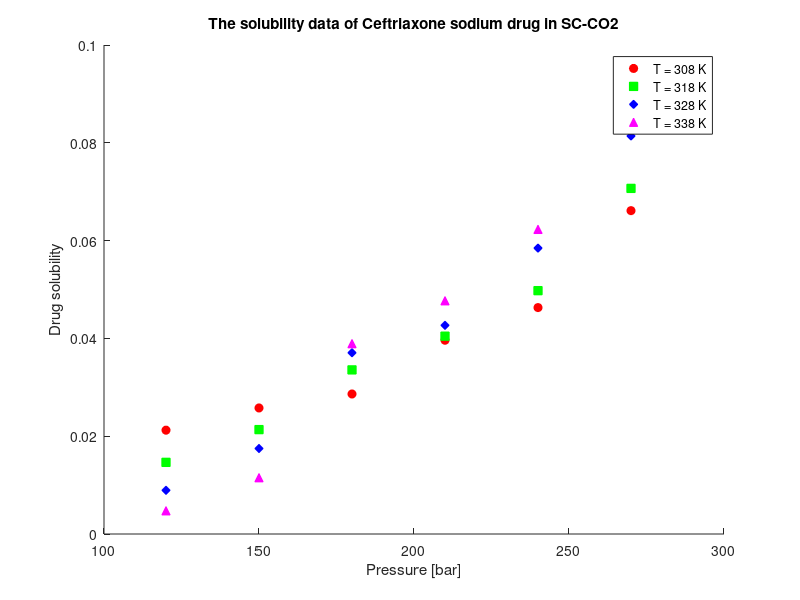

The MATLAB source for this figure:
T_c = 253;
Mw_drug = 598.5;
Mw_CO2 = 44.01;

P = [120 150 180 210 240 270];                      % Pressure [bar]

rho_CO2 =   [769 817 849 875 896 914;
            661 744 791 824 851 872;
            509 656 725 769 802 829;
            388 557 652 710 751 783];               % Density [kg/m3]

y_1 =   [2.03 2.32 2.48 3.33 3.80 5.32;
        1.63 2.11 3.12 3.61 4.30 5.96;
        1.29 1.96 3.76 4.08 5.36 7.22;
        0.90 1.52 4.39 4.94 6.10 8.01]/10^6;       % mole fraction

S = zeros(4,6);
for j=1:4
    for i=1:6
        S(j,i) = (rho_CO2(j,i) * y_1(j,i) * Mw_drug)/(Mw_CO2 * (1 - y_1(j,i)));
    end
end

% C_drug = [0.021 0.026 0.029 0.039 0.046 0.066];     % solubility or concentration [g/L]

figure;
hold on;

scatter(P, S(1,:), 'r', 'o', 'MarkerFaceColor', 'r');  
scatter(P, S(2,:), 'g', 's', 'MarkerFaceColor', 'g');  
scatter(P, S(3,:), 'b', 'd', 'MarkerFaceColor', 'b');  
scatter(P, S(4,:), 'm', '^', 'MarkerFaceColor', 'm');  

xlabel('Pressure [bar]');
ylabel('Drug solubility');
title('The solubility data of Ceftriaxone sodium drug in SC-CO2');

legend('T = 308 K', 'T = 318 K', 'T = 328 K', 'T = 338 K');
